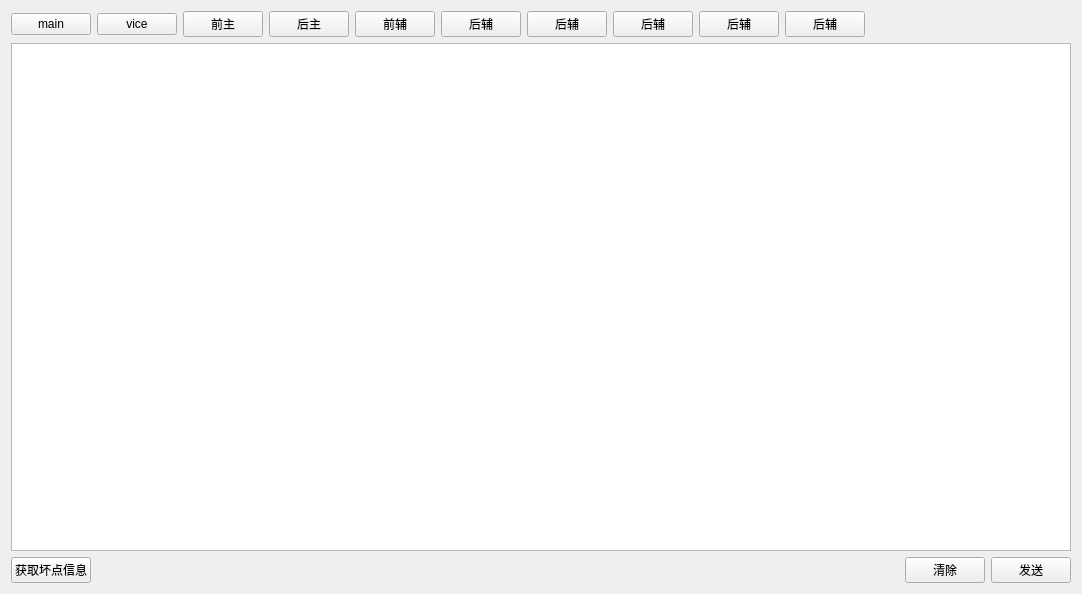
<?xml version="1.0" encoding="UTF-8"?>
<ui version="4.0">
 <class>NirDotCorrectiveListWidget</class>
 <widget class="QWidget" name="NirDotCorrectiveListWidget">
  <property name="geometry">
   <rect>
    <x>0</x>
    <y>0</y>
    <width>1038</width>
    <height>594</height>
   </rect>
  </property>
  <property name="windowTitle">
   <string notr="true">Form</string>
  </property>
  <layout class="QVBoxLayout" name="verticalLayout">
   <item>
    <layout class="QHBoxLayout" name="horizontalLayout_3">
     <item>
      <layout class="QHBoxLayout" name="horizontalLayout_2">
       <item>
        <widget class="QPushButton" name="mainBtn">
         <property name="text">
          <string notr="true">main</string>
         </property>
        </widget>
       </item>
       <item>
        <widget class="QPushButton" name="viceBtn">
         <property name="text">
          <string notr="true">vice</string>
         </property>
        </widget>
       </item>
       <item>
        <widget class="QPushButton" name="pushButton">
         <property name="text">
          <string notr="true">前主</string>
         </property>
        </widget>
       </item>
       <item>
        <widget class="QPushButton" name="pushButton_2">
         <property name="text">
          <string notr="true">后主</string>
         </property>
        </widget>
       </item>
       <item>
        <widget class="QPushButton" name="pushButton_3">
         <property name="text">
          <string notr="true">前辅</string>
         </property>
        </widget>
       </item>
       <item>
        <widget class="QPushButton" name="pushButton_4">
         <property name="text">
          <string notr="true">后辅</string>
         </property>
        </widget>
       </item>
       <item>
        <widget class="QPushButton" name="pushButton_5">
         <property name="text">
          <string notr="true">后辅</string>
         </property>
        </widget>
       </item>
       <item>
        <widget class="QPushButton" name="pushButton_6">
         <property name="text">
          <string notr="true">后辅</string>
         </property>
        </widget>
       </item>
       <item>
        <widget class="QPushButton" name="pushButton_7">
         <property name="text">
          <string notr="true">后辅</string>
         </property>
        </widget>
       </item>
       <item>
        <widget class="QPushButton" name="pushButton_8">
         <property name="text">
          <string notr="true">后辅</string>
         </property>
        </widget>
       </item>
      </layout>
     </item>
     <item>
      <spacer name="horizontalSpacer">
       <property name="orientation">
        <enum>Qt::Horizontal</enum>
       </property>
       <property name="sizeHint" stdset="0">
        <size>
         <width>40</width>
         <height>20</height>
        </size>
       </property>
      </spacer>
     </item>
     <item>
      <widget class="SetEditValueWidget" name="chuteWidget" native="true">
       <property name="minimumSize">
        <size>
         <width>200</width>
         <height>0</height>
        </size>
       </property>
      </widget>
     </item>
    </layout>
   </item>
   <item>
    <widget class="QTableWidget" name="tableWidget"/>
   </item>
   <item>
    <layout class="QHBoxLayout" name="horizontalLayout">
     <item>
      <widget class="QPushButton" name="dotDataCapture">
       <property name="text">
        <string notr="true">获取坏点信息</string>
       </property>
      </widget>
     </item>
     <item>
      <spacer name="horizontalSpacer_2">
       <property name="orientation">
        <enum>Qt::Horizontal</enum>
       </property>
       <property name="sizeHint" stdset="0">
        <size>
         <width>40</width>
         <height>20</height>
        </size>
       </property>
      </spacer>
     </item>
     <item>
      <widget class="QPushButton" name="pushButton_9">
       <property name="text">
        <string>清除</string>
       </property>
      </widget>
     </item>
     <item>
      <widget class="QPushButton" name="sendAll">
       <property name="text">
        <string notr="true">发送</string>
       </property>
      </widget>
     </item>
    </layout>
   </item>
  </layout>
 </widget>
 <customwidgets>
  <customwidget>
   <class>SetEditValueWidget</class>
   <extends>QWidget</extends>
   <header location="global">mysortwidget/seteditvaluewidget.h</header>
   <container>1</container>
  </customwidget>
 </customwidgets>
 <resources/>
 <connections/>
</ui>
